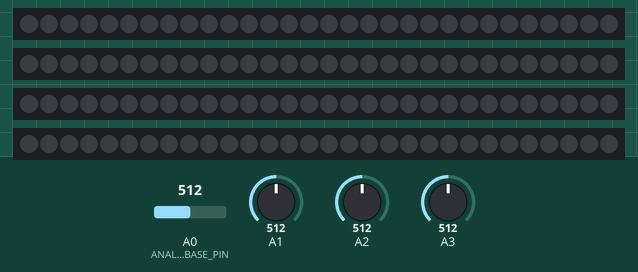
The sketch below on a simulated Arduino Uno, built with avr-gcc and run on an emulated ATmega328P. Parts: 4 × 30 RGB LEDs in strip order, left to right. Inputs (shaded band) come from the test bench; at power-on: A0 (ANALOG_INPUT_BASE_PIN) = 512, A1 = 512, A2 = 512, A3 = 512. Dim RGB values are drawn brighter than linear.

Above: at 1.2 s.
1.3 s: A0 (ANALOG_INPUT_BASE_PIN) set to 716
At 2.1 s:
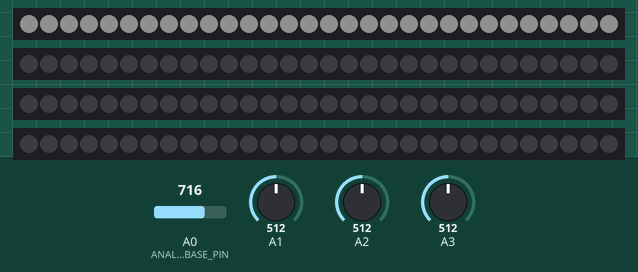
2.8 s: A1 set to 716
At 4.0 s:
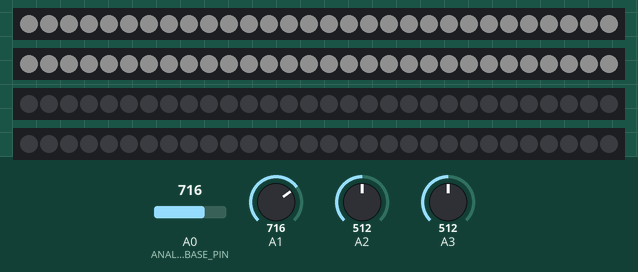
4.3 s: A2 set to 716
At 4.6 s:
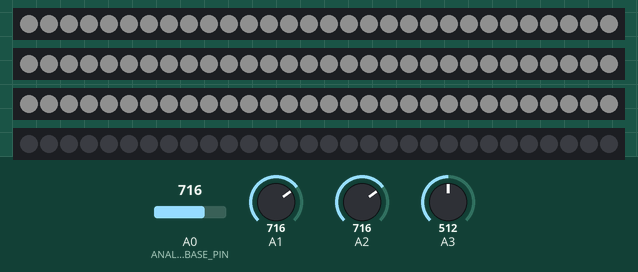
5.8 s: A3 set to 306
7.3 s: A0 (ANALOG_INPUT_BASE_PIN) set to 306
At 8.3 s:
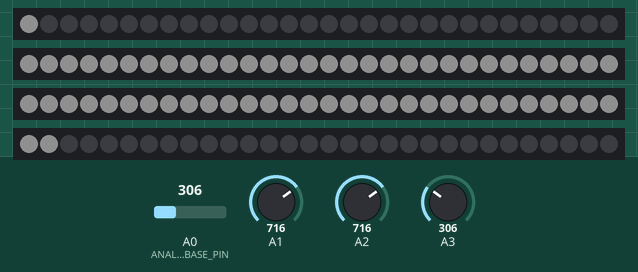
8.8 s: A1 set to 306
At 10.2 s:
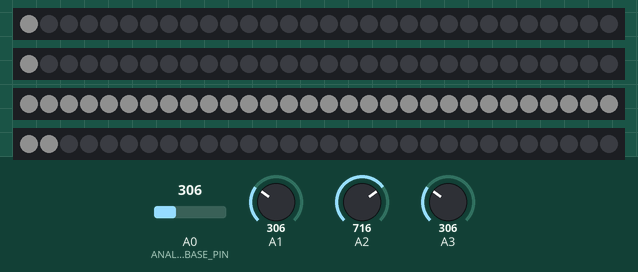
Timing chart, 0 to 11.3 s (numbered marks = the images above; inputs shaded):
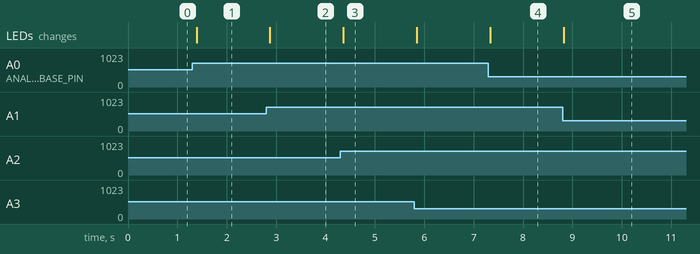

The sketch:

analoge2rgbstrip.ino
```cpp
#include <FastLED.h>

#define FALSE       0
#define TRUE        1

#define DEBUG       FALSE

#define LEDSTRIP_BASE_PIN       7   // 2nd strip at base pin +1, etc.
#define ANALOG_INPUT_BASE_PIN   A0  // 2nd strip at base pin +1, etc.
#define N_STRIPS                4   // 4 seemed like a reasonable maximum amount (at some point)
#define NUM_LEDS_PER_STRIP      30

#define VALUE_OFFSET 10 // pretend we have measured this much more to prefend a flickering last led

#define OFF         0
#define ON          15

#define DELAY       100

CRGB    leds[N_STRIPS][NUM_LEDS_PER_STRIP];
int     min0[N_STRIPS];
int     max0[N_STRIPS];


void setup() {
#if DEBUG
  Serial.begin(57600);
#endif

  for (int strip = 0; strip < N_STRIPS; strip++) {
    int ledStripPin = LEDSTRIP_BASE_PIN + strip;

    switch (ledStripPin) {
      //      case 0: FastLED.addLeds<WS2812, 0, GRB>(leds[strip], NUM_LEDS_PER_STRIP); break;
      //      case 1: FastLED.addLeds<WS2812, 1, GRB>(leds[strip], NUM_LEDS_PER_STRIP); break;
      //      case 2: FastLED.addLeds<WS2812, 2, GRB>(leds[strip], NUM_LEDS_PER_STRIP); break;
      //      case 3: FastLED.addLeds<WS2812, 3, GRB>(leds[strip], NUM_LEDS_PER_STRIP); break;
      //      case 4: FastLED.addLeds<WS2812, 4, GRB>(leds[strip], NUM_LEDS_PER_STRIP); break;
      //      case 5: FastLED.addLeds<WS2812, 5, GRB>(leds[strip], NUM_LEDS_PER_STRIP); break;
      //      case 6: FastLED.addLeds<WS2812, 6, GRB>(leds[strip], NUM_LEDS_PER_STRIP); break;
      case 7: FastLED.addLeds<WS2812, 7, GRB>(leds[strip], NUM_LEDS_PER_STRIP); break;
      case 8: FastLED.addLeds<WS2812, 8, GRB>(leds[strip], NUM_LEDS_PER_STRIP); break;
      case 9: FastLED.addLeds<WS2812, 9, GRB>(leds[strip], NUM_LEDS_PER_STRIP); break;
      case 10: FastLED.addLeds<WS2812, 10, GRB>(leds[strip], NUM_LEDS_PER_STRIP); break;
        //      case 11: FastLED.addLeds<WS2812, 11, GRB>(leds[strip], NUM_LEDS_PER_STRIP); break;
        //      case 12: FastLED.addLeds<WS2812, 12, GRB>(leds[strip], NUM_LEDS_PER_STRIP); break;
        //      case 13: FastLED.addLeds<WS2812, 13, GRB>(leds[strip], NUM_LEDS_PER_STRIP); break;
        // default: use at your own risc
    }

    int analogInputPin = ANALOG_INPUT_BASE_PIN + strip;
    min0[strip] = max0[strip] = analogRead(analogInputPin);
  }
}

void loop() {
  for (int strip = 0; strip < N_STRIPS; strip++) {
    int analogInputPin = ANALOG_INPUT_BASE_PIN + strip;
    int value = analogRead(analogInputPin);

#if DEBUG
    Serial.println(value);
#endif

    if (value < min0[strip]) min0[strip] = value;
    if (value > max0[strip]) max0[strip] = value;
    value = map(value + VALUE_OFFSET, min0[strip], max0[strip], 1, NUM_LEDS_PER_STRIP);

    setLeds(strip, value);
  } // next strip

  FastLED.show();
  delay(DELAY);
}

void setLeds(int strip, int nLeds) {
  for (int i = 0; i < NUM_LEDS_PER_STRIP; i++) {
    leds[strip][i] = CRGB(OFF, OFF, OFF);
  }

  for (int i = 0; i < nLeds; i++) {
    leds[strip][i] = CRGB(ON, ON, ON);
  }
}
```

Measured:
- after the input at 1.3 s, the LEDs: change after 0.09 s (image 1)
- after the input at 2.8 s, the LEDs: change after 0.07 s (image 2)
- after the input at 4.3 s, the LEDs: change after 0.06 s (image 3)
- after the input at 7.3 s, the LEDs: change at once (image 4)
- after the input at 8.8 s, the LEDs: change at once (image 5)
